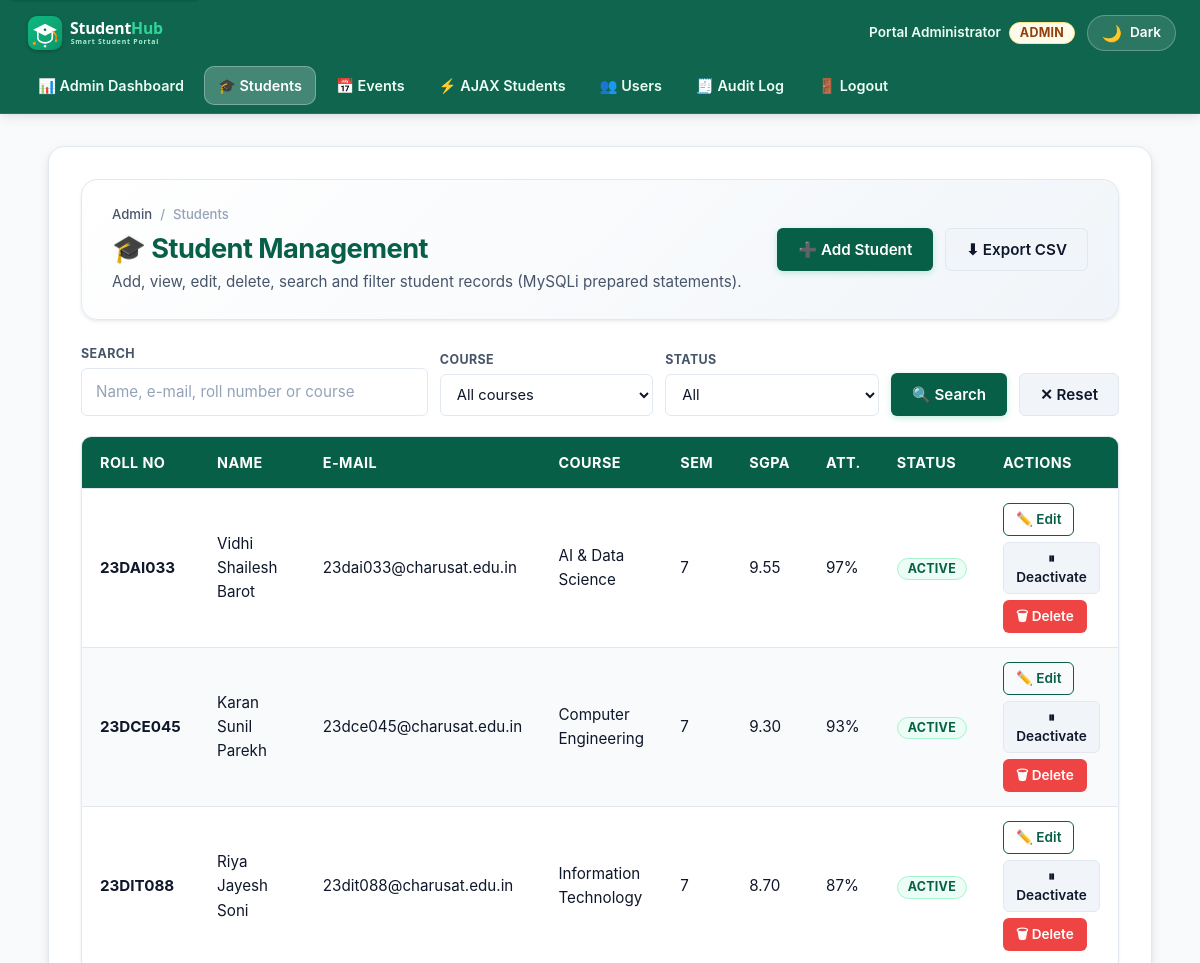
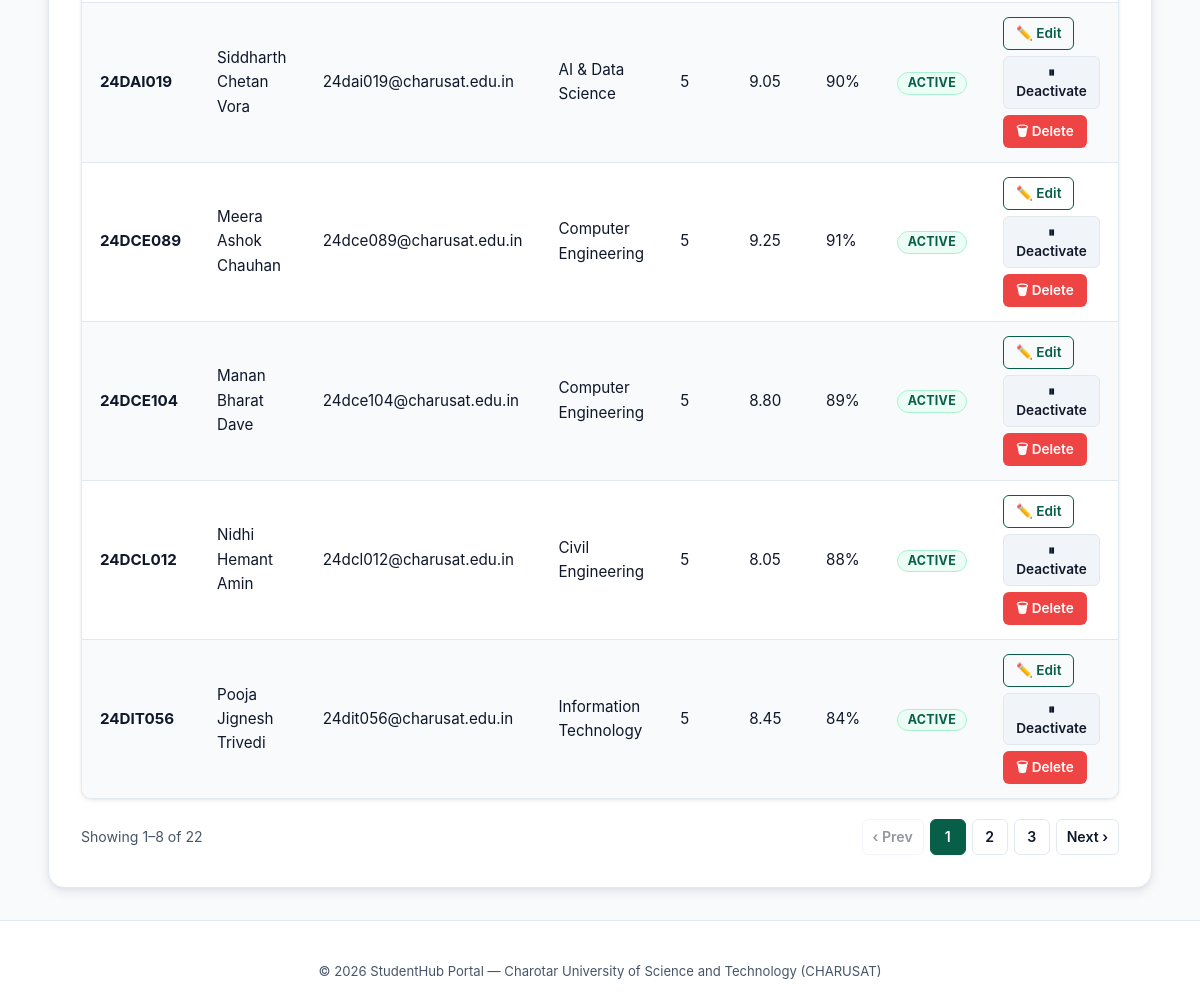
Screenshot of /Practical-11/students_list.php (signed in) with the database file from the repository (2 pictures, top to bottom).
### tables this page shows
CREATE TABLE `students` (
  `id` int(10) unsigned NOT NULL AUTO_INCREMENT,
  `student_id` varchar(15) NOT NULL,
  `fullname` varchar(60) NOT NULL,
  `email` varchar(100) NOT NULL,
  `mobile` char(10) NOT NULL,
  `course` varchar(50) NOT NULL,
  `semester` tinyint(3) unsigned NOT NULL,
  `gender` enum('Male','Female','Other') NOT NULL DEFAULT 'Other',
  `sgpa` decimal(3,2) NOT NULL DEFAULT 0.00,
  `attendance` tinyint(3) unsigned NOT NULL DEFAULT 0,
  `status` enum('active','inactive') NOT NULL DEFAULT 'active',
  `created_at` timestamp NOT NULL DEFAULT current_timestamp(),
  PRIMARY KEY (`id`),
  UNIQUE KEY `uq_students_student_id` (`student_id`),
  UNIQUE KEY `uq_students_email` (`email`),
  KEY `idx_students_course` (`course`),
  CONSTRAINT `chk_students_semester` CHECK (`semester` between 1 and 8),
  CONSTRAINT `chk_students_sgpa` CHECK (`sgpa` between 0 and 10),
  CONSTRAINT `chk_students_attendance` CHECK (`attendance` between 0 and 100)
);

### Practical(1-4)(Studenthub)/includes/helpers.php (called while the page is built, shortened)
<?php
function e($value): string
{
    return htmlspecialchars((string)$value, ENT_QUOTES | ENT_SUBSTITUTE, 'UTF-8');
}
function url_with(array $changes): string
{
    $q = array_merge($_GET, $changes);
    foreach ($q as $k => $v) {
        if ($v === null || $v === '') unset($q[$k]);
    }
    return '?' . http_build_query($q);
}
function stmt_bind_all(mysqli_stmt $stmt, string $types, array $params): void
{
    if ($types !== '') {
        $stmt->bind_param($types, ...$params);
    }
}

### Practical-11/students_list.php (the view, shortened to what this page needs)
<?php
require_once __DIR__ . '/../includes/auth.php';
require_once __DIR__ . '/../includes/layout.php';
$q       = trim($_GET['q'] ?? '');
$perPage = 8;
$where = [];
$types = '';
$params = [];
$whereSql = $where ? 'WHERE ' . implode(' AND ', $where) : '';
$stmt = $conn->prepare("SELECT COUNT(*) AS c FROM students $whereSql");
$stmt->execute();
$total = (int)$stmt->get_result()->fetch_assoc()['c'];
[$page, , $offset, $totalPages] = paginate($total, $perPage, (int)($_GET['page'] ?? 1));
$stmt = $conn->prepare("SELECT * FROM students $whereSql ORDER BY student_id LIMIT ? OFFSET ?");
stmt_bind_all($stmt, $types . 'ii', array_merge($params, [$perPage, $offset]));
$stmt->execute();
$rows = $stmt->get_result()->fetch_all(MYSQLI_ASSOC);
?>
<form method="get" class="inline-form toolbar" role="search" aria-label="Search and filter students">
  <div class="field grow">
    <label for="q">Search</label>
    <input type="search" id="q" name="q" value="<?= e($q) ?>" placeholder="Name, e-mail, roll number or course">
  </div>
  <div class="field">
    <label for="course">Course</label>
    <select id="course" name="course">
      <option value="">All courses</option>
    </select>
  </div>
  <div class="field">
    <label for="status">Status</label>
    <select id="status" name="status">
      <option value="">All</option>
    </select>
  </div>
  <button type="submit" class="btn btn-primary">🔍 Search</button>
  <a class="btn btn-secondary" href="students_list.php">✕ Reset</a>
</form>
<div class="table-responsive">
  <table>
    <thead>
      <tr><th>Roll No</th><th>Name</th><th>E-mail</th><th>Course</th><th>Sem</th><th>SGPA</th><th>Att.</th><th>Status</th><th>Actions</th></tr>
    </thead>
    <tbody>
<?php foreach ($rows as $s): ?>
      <tr>
        <td><strong><?= e($s['student_id']) ?></strong></td>
        <td><?= e($s['fullname']) ?></td>
        <td><?= e($s['email']) ?></td>
        <td><?= e($s['course']) ?></td>
        <td><?= e($s['semester']) ?></td>
        <td><?= e(number_format((float)$s['sgpa'], 2)) ?></td>
        <td><?= e($s['attendance']) ?>%</td>
        <td><span class="badge <?= $s['status'] === 'active' ? 'badge-success' : 'badge-neutral' ?>"><?= e($s['status']) ?></span></td>
        <td>
          <div class="table-actions">
            <a class="btn btn-outline btn-sm" href="student_form.php?id=<?= (int)$s['id'] ?>">✏️ Edit</a>
            <form method="post" action="student_action.php" class="inline-form">
              <button type="submit" class="btn btn-secondary btn-sm"><?= $s['status'] === 'active' ? '⏸ Deactivate' : '▶ Activate' ?></button>
            </form>
            <form method="post" action="student_action.php" class="inline-form" data-confirm="Delete <?= e($s['fullname']) ?> permanently? This also removes the student's event registrations.">
              <button type="submit" class="btn btn-danger btn-sm">🗑 Delete</button>
            </form>
          </div>
        </td>
      </tr>
<?php endforeach; ?>
    </tbody>
  </table>
</div>

### Practical(1-4)(Studenthub)/for_css/admin.css (style rules this page uses)
form.inline-form, form.plain-form { max-width: none; margin: 0; padding: 0; background: transparent; border: none; box-shadow: none; }
.toolbar { display: flex; flex-wrap: wrap; gap: 12px; align-items: flex-end; margin-bottom: 18px; }
.toolbar .field { display: flex; flex-direction: column; gap: 4px; min-width: 150px; flex: 1 1 160px; }
.toolbar .field.grow { flex: 2 1 240px; }
.toolbar label { font-size: 0.78rem; font-weight: 700; text-transform: uppercase; letter-spacing: 0.03em; color: var(--text-muted); margin: 0; }
.toolbar input, .toolbar select, .toolbar-input { width: 100%; padding: 10px 12px; background: var(--bg-surface); color: var(--text-main); border: 1.5px solid var(--border-color); border-radius: var(--radius-sm); font: inherit; font-size: 0.92rem; }
.table-actions { display: flex; gap: 6px; flex-wrap: wrap; }
.table-actions form { display: inline; }
.btn-danger { background: var(--danger); color: #fff; border-color: transparent; }
form input[type="number"], form input[type="date"], form input[type="file"], form input[type="search"], form input[type="tel"] { width: 100%; padding: 11px 14px; background-color: var(--bg-surface); color: var(--text-main); border: 1.5px solid var(--border-color); border-radius: var(--radius-sm); font: inherit; font-size: 0.95rem; }

### rows the page displays
students: student "23DAI033", fullname "Vidhi Shailesh Barot", email "23dai033@charusat.edu.in", course "AI & Data Science", semester "7", sgpa "9.55", attendance "97", status "ACTIVE", shows "⏸ Deactivate"
students: student "23DCE045", fullname "Karan Sunil Parekh", email "23dce045@charusat.edu.in", course "Computer Engineering", semester "7", sgpa "9.30", attendance "93", status "ACTIVE", shows "⏸ Deactivate"
students: student "23DIT088", fullname "Riya Jayesh Soni", email "23dit088@charusat.edu.in", course "Information Technology", semester "7", sgpa "8.70", attendance "87", status "ACTIVE", shows "⏸ Deactivate"
students: student "24DAI019", fullname "Siddharth Chetan Vora", email "24dai019@charusat.edu.in", course "AI & Data Science", semester "5", sgpa "9.05", attendance "90", status "ACTIVE", shows "⏸ Deactivate"
students: student "24DCE089", fullname "Meera Ashok Chauhan", email "24dce089@charusat.edu.in", course "Computer Engineering", semester "5", sgpa "9.25", attendance "91", status "ACTIVE", shows "⏸ Deactivate"
students: student "24DCE104", fullname "Manan Bharat Dave", email "24dce104@charusat.edu.in", course "Computer Engineering", semester "5", sgpa "8.80", attendance "89", status "ACTIVE", shows "⏸ Deactivate"
students: student "24DCL012", fullname "Nidhi Hemant Amin", email "24dcl012@charusat.edu.in", course "Civil Engineering", semester "5", sgpa "8.05", attendance "88", status "ACTIVE", shows "⏸ Deactivate"
students: student "24DIT056", fullname "Pooja Jignesh Trivedi", email "24dit056@charusat.edu.in", course "Information Technology", semester "5", sgpa "8.45", attendance "84", status "ACTIVE", shows "⏸ Deactivate"

### other values shown
$user['fullname'] "Portal Administrator"
$user['role'] "ADMIN"
$label "📊 Admin Dashboard"
$label "🎓 Students"
$label "📅 Events"
$label "⚡ AJAX Students"
$label "👥 Users"
$label "🧾 Audit Log"
$label "🚪 Logout"
$c[0] "Admin"
$c[0] "Students"
$opts['heading'] "🎓 Student Management"
$opts['subtitle'] "Add, view, edit, delete, search and filter student records (MySQLi prepared statements)."
$opts['actions'] "➕ Add Student ⬇ Export CSV"
$from "1"
